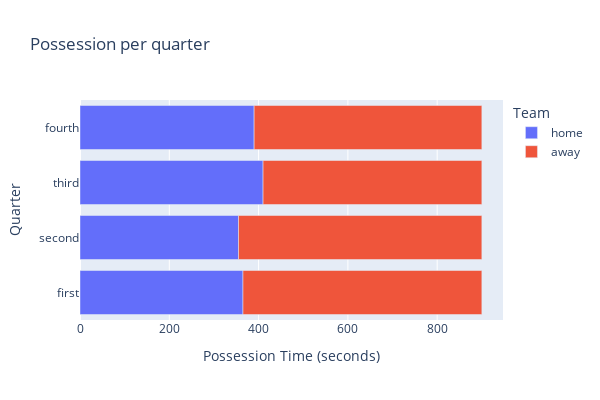

Notebook code for this chart:
### Markdown cell above
**Attack viewpoint: How does ball possession<br>time affect the outcomes of the game?**

### Code cell
bar_possession_time_df = px.bar(possession_time_df,x="Possession Time (seconds)",y="Quarter",title="Possession per quarter",color="Team")
bar_possession_time_df.update_layout(autosize=False, width=600, height=400)

### Figure 1 — Plotly figure (JSON) as saved in the notebook; plotly's stock layout.template omitted (floating-point values rounded to 4 significant figures)
{"data": [{"alignmentgroup": "True", "hovertemplate": "Team=home<br>Possession Time (seconds)=%{x}<br>Quarter=%{y}<extra></extra>", "legendgroup": "home", "marker": {"color": "#636efa"}, "name": "home", "offsetgroup": "home", "orientation": "h", "showlegend": true, "textposition": "auto", "type": "bar", "x": [365, 355, 410, 390], "xaxis": "x", "y": ["first", "second", "third", "fourth"], "yaxis": "y"}, {"alignmentgroup": "True", "hovertemplate": "Team=away<br>Possession Time (seconds)=%{x}<br>Quarter=%{y}<extra></extra>", "legendgroup": "away", "marker": {"color": "#EF553B"}, "name": "away", "offsetgroup": "away", "orientation": "h", "showlegend": true, "textposition": "auto", "type": "bar", "x": [535, 545, 490, 510], "xaxis": "x", "y": ["first", "second", "third", "fourth"], "yaxis": "y"}], "layout": {"autosize": false, "barmode": "relative", "height": 400, "legend": {"title": {"text": "Team"}, "tracegroupgap": 0}, "title": {"text": "Possession per quarter"}, "width": 600, "xaxis": {"anchor": "y", "domain": [0, 1], "title": {"text": "Possession Time (seconds)"}}, "yaxis": {"anchor": "x", "domain": [0, 1], "title": {"text": "Quarter"}}}}
